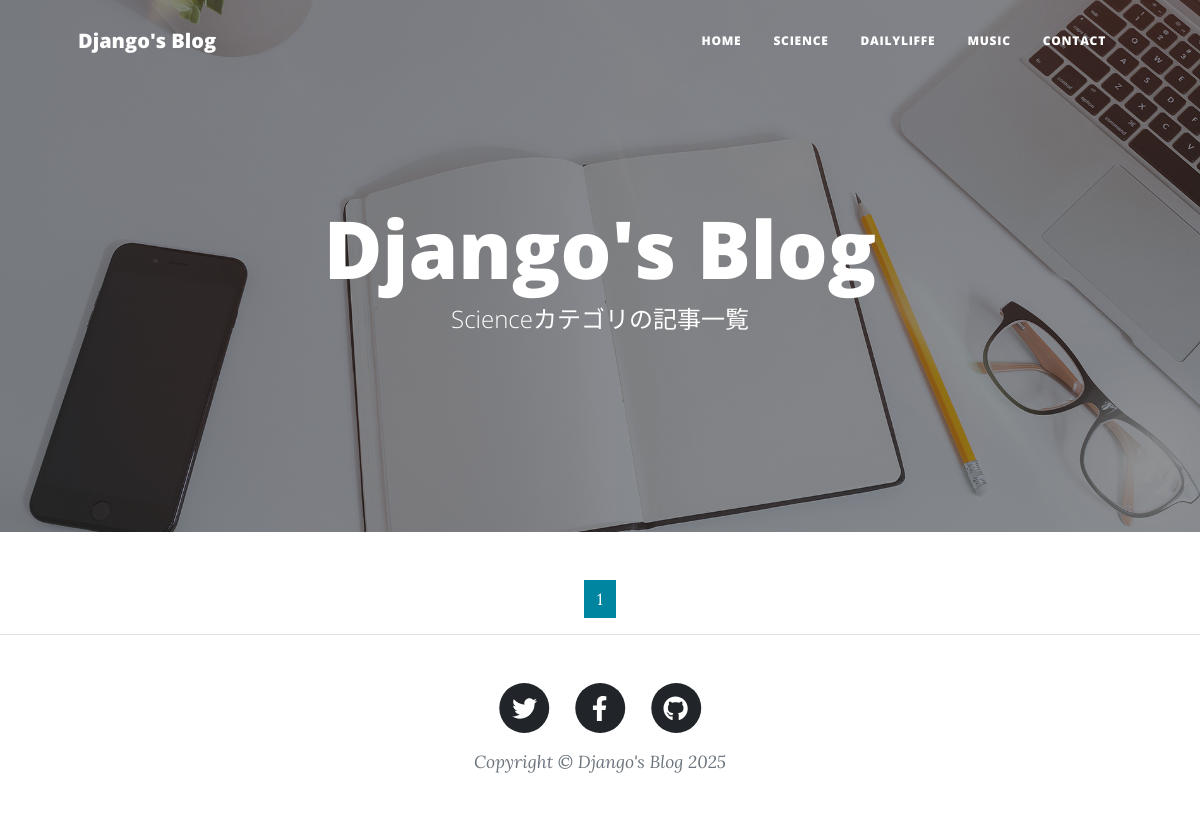
The app's page /science-list/, older data.
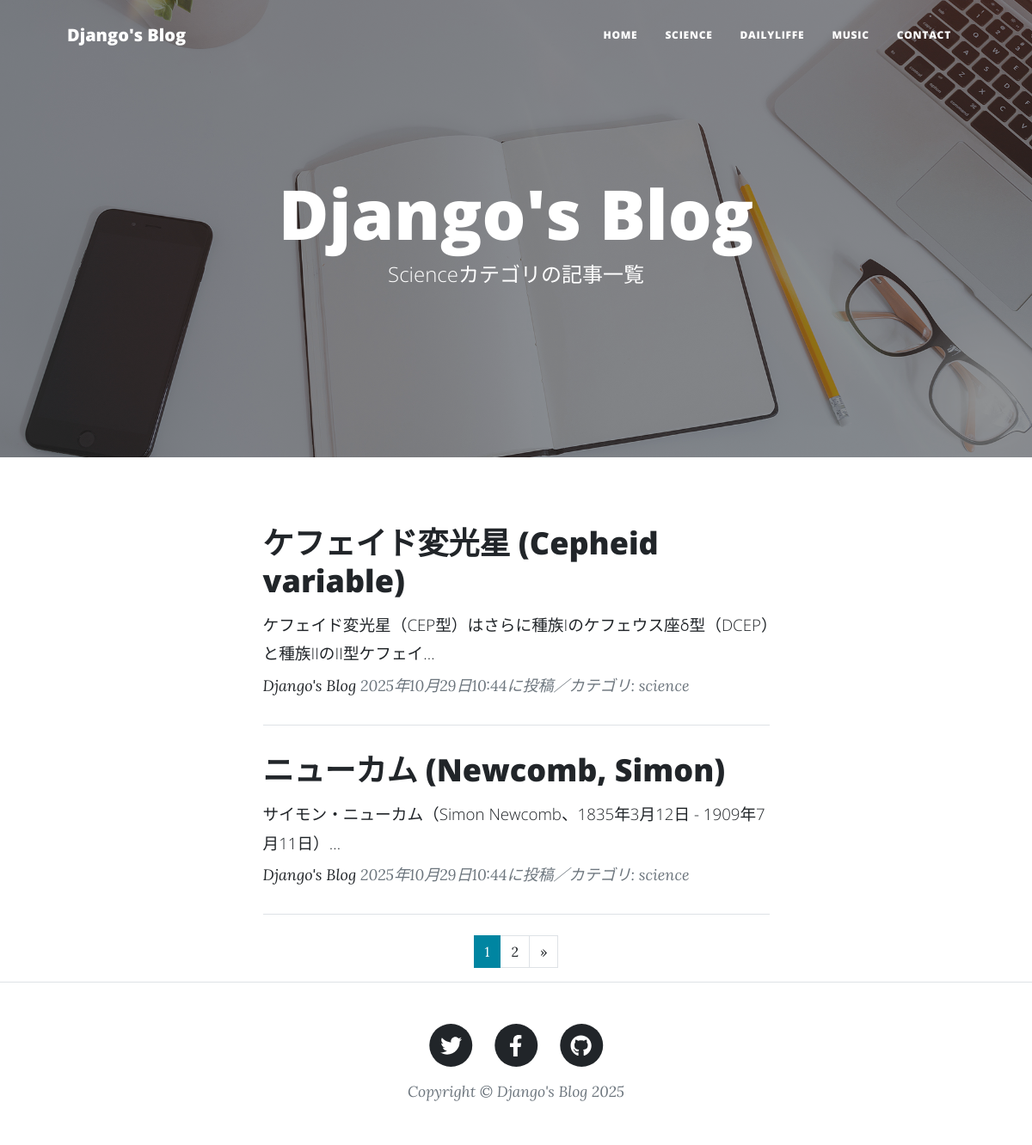
The same page, newer data.
### blogapp/models.py (models this page shows, shortened)
class BlogPost(models.Model):
    CATEGORY = (('science', '科学のこと'),
                ('dailylife', '日常のこと'),
                ('music', '音楽のこと'))
    title = models.CharField(
        verbose_name='タイトル', # フィールドのタイトル
        max_length=200        # 最大文字数は200
        )
    content = models.TextField(
        verbose_name='本文'   # フィールドのタイトル
        )
    posted_at = models.DateTimeField(
        verbose_name='投稿日時', # フィールドのタイトル
        auto_now_add=True       # 日時を自動追加
        )
    category = models.CharField(
        verbose_name='カテゴリ', # フィールドのタイトル
        max_length=50,        # 最大文字数は50
        choices=CATEGORY # categoryフィールドにはCATEGORYの要素のみを登録
        )

### blogapp/views.py (the view)
class ScienceView(ListView):
    template_name ='blogapp/science_list.html'
    model = BlogPost
    context_object_name = 'science_records'
    queryset = BlogPost.objects.filter(
        category='science').order_by('-posted_at')
    paginate_by = 2

### blogapp/templates/blogapp/science_list.html (shortened to what this page needs)
{% extends 'blogapp/base.html' %}
{% load static %}
        {% block header %}
        <header class="masthead" style="background-image: url('{% static "assets/img/home-bg.jpg" %}')">
            <div class="container position-relative px-4 px-lg-5">
                <div class="row gx-4 gx-lg-5 justify-content-center">
                    <div class="col-md-10 col-lg-8 col-xl-7">
                        <div class="site-heading">
                            <h1>Django's Blog</h1>
                            <span class="subheading">
                                Scienceカテゴリの記事一覧</span>
                        </div>
                    </div>
                </div>
            </div>
        </header>
        {% endblock header %}
        {% block contents %}
        <div class="container px-4 px-lg-5">
            <div class="row gx-4 gx-lg-5 justify-content-center">
                <div class="col-md-10 col-lg-8 col-xl-7">
                    {% for record in science_records %}
                    <div class="post-preview">
                        <a href="{% url 'blogapp:blog_detail' record.pk %}">
                            <h2 class="post-title">
                                {{record.title}}</h2>
                            <h3 class="post-subtitle">
                                <span style="font-size : 14pt">
                                    {{record.content|truncatechars:50}}
                                </span>
                            </h3>
                        </a>
                        <p class="post-meta">
                            <a href="#">Django's Blog</a>
                            {{record.posted_at}}に投稿／カテゴリ:
                            {{record.category}}
                        </p>
                    </div>
                    <hr class="my-4" />
                    {% endfor %}
                    {% include "blogapp/pagination.html" %}
                </div>
            </div>
        </div>
        {% endblock contents %}

Row changes from the older to the newer data that the page shows:
added BlogPost: title "ケフェイド変光星 (Cepheid variable)", content "ケフェイド変光星（CEP型）はさらに種族Iのケフェウス座δ型（DCEP）と種族IIのII型ケフェイ…", posted_at "2025年10月29日10:44", category "science"
added BlogPost: title "ニューカム (Newcomb, Simon)", content "サイモン・ニューカム（Simon Newcomb、1835年3月12日 - 1909年7月11日）…", posted_at "2025年10月29日10:44", category "science"
Text that changed along with them:
new list line: "2"
